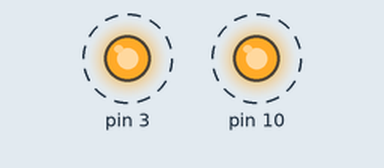
Simulated run of this sketch. Board: Arduino Uno, built with avr-gcc and run on an emulated ATmega328P. On the bench: output pins drawn as LEDs (lit = HIGH). Dashed ring = blinking.

Above: at 9.0 s.
Timing chart, 0 to 11.8 s (numbered marks = the images above):
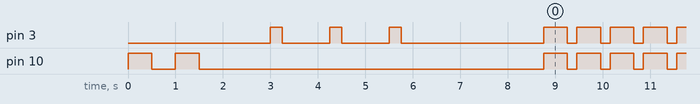

Measured:
- by itself, pin 3: goes LOW 1.0 s, HIGH 0.25 s, LOW 1.0 s, HIGH 0.25 s, LOW 3.0 s, 173 × (HIGH 0.50 s, LOW 0.20 s), then HIGH
- by itself, pin 10: goes LOW 0.50 s, HIGH 0.50 s, LOW 7.3 s, 173 × (HIGH 0.50 s, LOW 0.20 s), then HIGH

The sketch:

3.25-Controlling_Digital_Output.ino
```cpp
void setup() {
  // put your setup code here, to run once:
  pinMode(3, OUTPUT);
  pinMode(10, OUTPUT);
  digitalWrite(10, HIGH);
  delay(500);
  digitalWrite(10, LOW);
  delay(500);
  digitalWrite(10, HIGH);
  delay(500);
  digitalWrite(10, LOW);
  delay(1500);
  digitalWrite(3, HIGH);
  delay(250);
  digitalWrite(3, LOW);
  delay(1000);
  digitalWrite(3, HIGH);
  delay(250);
  digitalWrite(3, LOW);
  delay(1000);
  digitalWrite(3, HIGH);
  delay(250);
  digitalWrite(3, LOW);
  delay(3000);
}

void loop() {
  // put your main code here, to run repeatedly:
  digitalWrite(10, HIGH);
  digitalWrite(3, HIGH);
  delay(500);
  digitalWrite(10, LOW);
  digitalWrite(3, LOW);
  delay(200);
}
```
